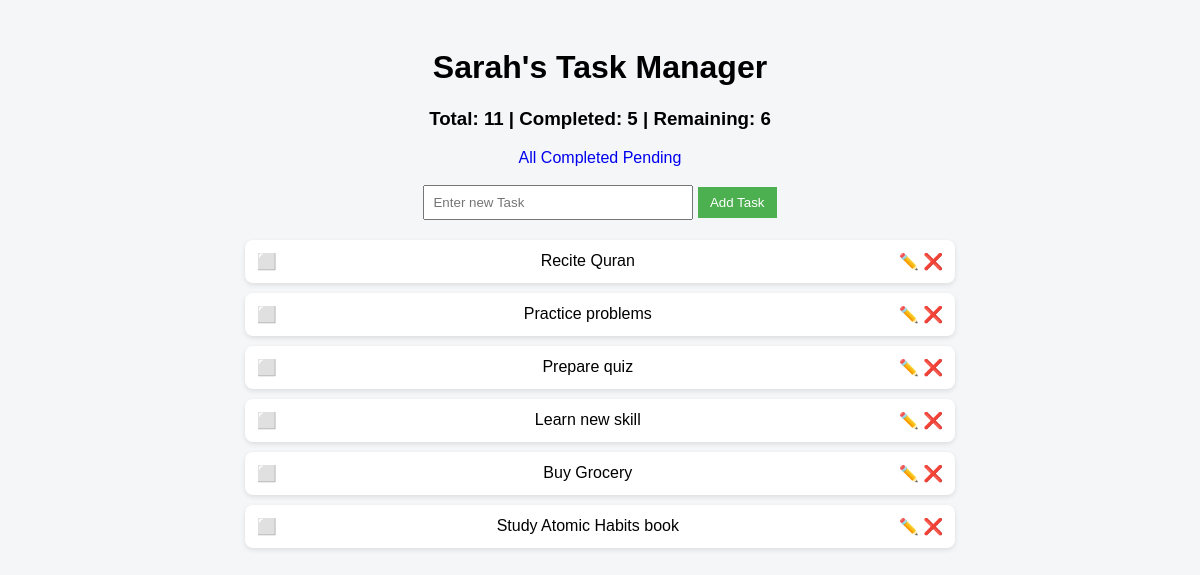
Page /?filter=pending on the committed database.
### tables this page shows
CREATE TABLE tasks(
    id INTEGER PRIMARY KEY AUTOINCREMENT,
    title TEXT,
    completed INTEGER DEFAULT 0
    );

### app.py (the view)
@app.route('/')
def index():
  filter_type=request.args.get('filter','all')
  if filter_type == 'completed':
    tasks=database.get_completed_task()
  elif filter_type == 'pending':
    tasks=database.get_pending_task()
  else:
    tasks=database.get_data()
  total,completed,remaining=database.count_task()
  return render_template("index.html",tasks=tasks,total=total,completed=completed,remaining=remaining)

### database.py (called while the page is built)
def connect_db():
  return sqlite3.connect('task.db')

def count_task():
  conn=connect_db()
  c=conn.cursor()
  c.execute("SELECT COUNT(*) FROM tasks")
  total=c.fetchone()[0]
  c.execute("SELECT COUNT(*) FROM tasks where completed=1")
  completed=c.fetchone()[0]
  remaining = total-completed
  return total,completed,remaining

def get_pending_task():
  conn=connect_db()
  c=conn.cursor()
  c.execute("SELECT * FROM tasks WHERE completed=0")
  data=c.fetchall()
  conn.close()
  return data

### templates/index.html (shortened to what this page needs)
<!doctype html>
<html lang="en">
  <head>
    <link rel="stylesheet" href={{url_for('static',filename="style.css")}}>
  </head>
  <body>
    <h1>Sarah's Task Manager</h1>
    <h3>
      Total: {{total}} |
      Completed: {{completed}} |
      Remaining: {{remaining}}
    </h3>
    <div style="text-align:center;">
      <a href="/?filter=all">All</a>
      <a href="/?filter=completed">Completed</a>
      <a href="/?filter=pending">Pending</a>
    </div>
    <br>
    <form action="/add" method="POST">
      <input type="text" name="title" placeholder="Enter new Task" required />
      <button type="submit">Add Task</button>
    </form>
    <ul>
      {% for task in tasks %}
      <li>
        <a href="/toggle/{{task[0]}}">
          {% if task[2] == 1 %}
            ✔️
          {% else %}
            ⬜
          {% endif %}
        </a>
        {{task[1]}}
        <div>
          <a href="/edit/{{task[0]}}">✏️</a>
          <a href="/delete/{{task[0]}}">❌</a>
        </div>
      </li>
      {% endfor %}
    </ul>
  </body>
</html>

### static/style.css (style rules this page uses)
body { font-family: Arial; background: #f4f6f8; padding: 20px; }
h1,h3 { text-align: center; }
form { text-align: center; margin-bottom: 20px; }
input { padding: 8px; width: 250px; }
button { padding: 8px 12px; background: #4caf50; color: white; border: none; cursor: pointer; }
ul { list-style: none; padding: 0; }
li { background: white; margin: 10px auto; padding: 12px; width: 60%; border-radius: 8px; display: flex; justify-content: space-between; align-items: center; box-shadow: 0px 2px 5px rgba(0, 0, 0, 0.1); }
a { text-decoration: none; text-align: center; }

### rows in the picture
tasks: title "Recite Quran"
tasks: title "Practice problems"
tasks: title "Prepare quiz"
tasks: title "Learn new skill"
tasks: title "Buy Grocery"
tasks: title "Study Atomic Habits book"

### other values in the picture
{{ total }} "11"
{{ completed }} "5"
{{ remaining }} "6"
